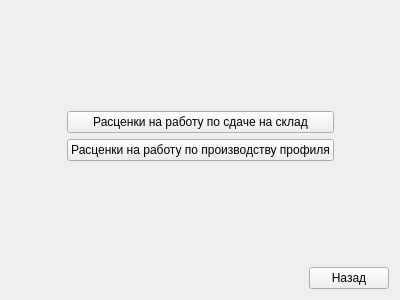
<?xml version="1.0" encoding="UTF-8"?>
<ui version="4.0">
 <class>CostMenuForma</class>
 <widget class="QWidget" name="CostMenuForma">
  <property name="geometry">
   <rect>
    <x>0</x>
    <y>0</y>
    <width>400</width>
    <height>300</height>
   </rect>
  </property>
  <property name="windowTitle">
   <string>Form</string>
  </property>
  <layout class="QGridLayout" name="gridLayout_2">
   <item row="0" column="0">
    <layout class="QGridLayout" name="gridLayout">
     <item row="0" column="1">
      <spacer name="verticalSpacer_2">
       <property name="orientation">
        <enum>Qt::Vertical</enum>
       </property>
       <property name="sizeHint" stdset="0">
        <size>
         <width>20</width>
         <height>40</height>
        </size>
       </property>
      </spacer>
     </item>
     <item row="1" column="0">
      <spacer name="horizontalSpacer_2">
       <property name="orientation">
        <enum>Qt::Horizontal</enum>
       </property>
       <property name="sizeHint" stdset="0">
        <size>
         <width>40</width>
         <height>20</height>
        </size>
       </property>
      </spacer>
     </item>
     <item row="1" column="1">
      <layout class="QVBoxLayout" name="verticalLayout">
       <item>
        <widget class="QPushButton" name="pushButtonCostStock">
         <property name="text">
          <string>Расценки на работу по сдаче на склад</string>
         </property>
        </widget>
       </item>
       <item>
        <widget class="QPushButton" name="pushButtonCostWork">
         <property name="text">
          <string>Расценки на работу по производству профиля</string>
         </property>
        </widget>
       </item>
      </layout>
     </item>
     <item row="1" column="2">
      <spacer name="horizontalSpacer_3">
       <property name="orientation">
        <enum>Qt::Horizontal</enum>
       </property>
       <property name="sizeHint" stdset="0">
        <size>
         <width>40</width>
         <height>20</height>
        </size>
       </property>
      </spacer>
     </item>
     <item row="2" column="1">
      <spacer name="verticalSpacer">
       <property name="orientation">
        <enum>Qt::Vertical</enum>
       </property>
       <property name="sizeHint" stdset="0">
        <size>
         <width>20</width>
         <height>40</height>
        </size>
       </property>
      </spacer>
     </item>
    </layout>
   </item>
   <item row="1" column="0">
    <layout class="QHBoxLayout" name="horizontalLayout">
     <item>
      <spacer name="horizontalSpacer">
       <property name="orientation">
        <enum>Qt::Horizontal</enum>
       </property>
       <property name="sizeHint" stdset="0">
        <size>
         <width>40</width>
         <height>20</height>
        </size>
       </property>
      </spacer>
     </item>
     <item>
      <widget class="QPushButton" name="pushButtonCostMenuExit">
       <property name="text">
        <string>Назад</string>
       </property>
      </widget>
     </item>
    </layout>
   </item>
  </layout>
 </widget>
 <resources/>
 <connections/>
</ui>
